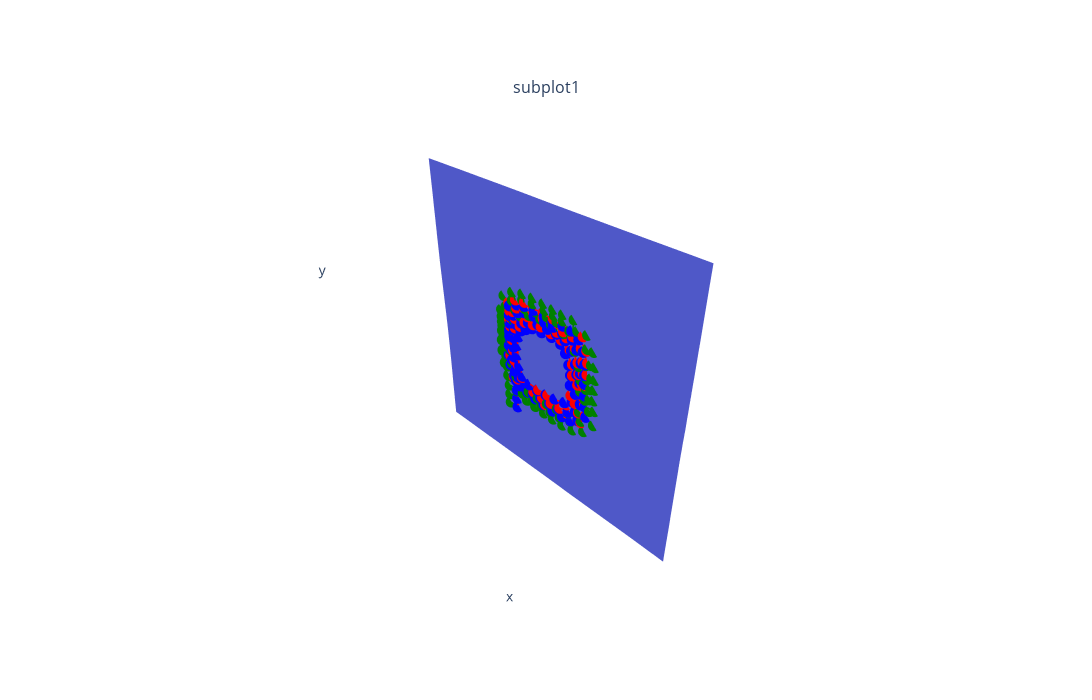

Notebook cell for this chart:
### Code cell
# Render the plotly figure
fig = plot_scene({"subplot1": {"map_mesh": mesh}})
# fig.update_layout(width=1200, height=700, scene=dict(aspectmode="cube"))
fig = plot_poses(poses[::100], fig=fig)
fig.update_layout(width=1200, height=700, scene=dict(aspectmode="data"))
fig.show()
